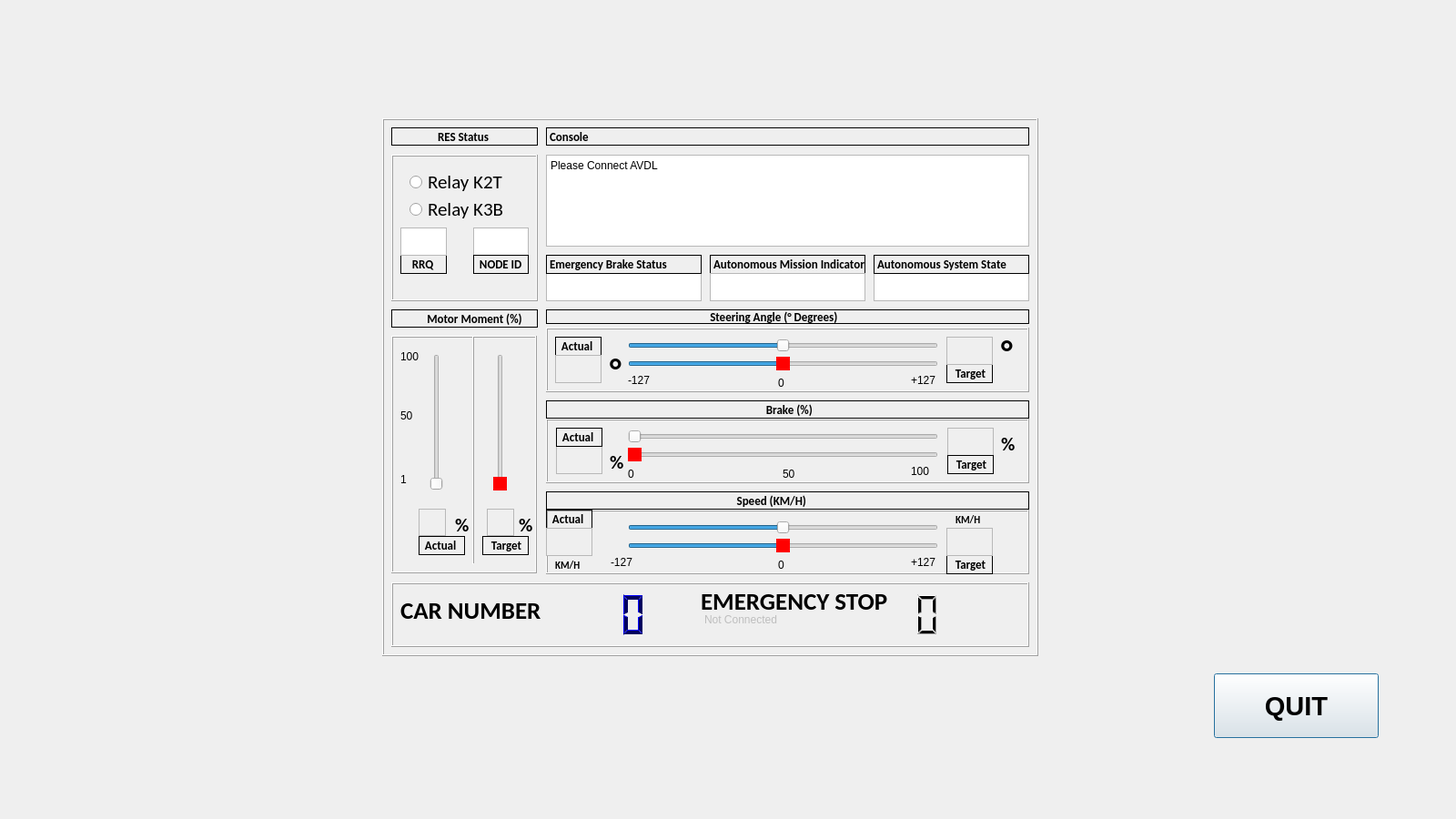
<?xml version="1.0" encoding="UTF-8"?>
<ui version="4.0">
 <class>Dialog</class>
 <widget class="QDialog" name="Dialog">
  <property name="geometry">
   <rect>
    <x>0</x>
    <y>0</y>
    <width>1600</width>
    <height>900</height>
   </rect>
  </property>
  <property name="windowTitle">
   <string>Dialog</string>
  </property>
  <widget class="QLabel" name="MMA_Heading">
   <property name="geometry">
    <rect>
     <x>430</x>
     <y>340</y>
     <width>161</width>
     <height>20</height>
    </rect>
   </property>
   <property name="font">
    <font>
     <family>Calibri</family>
     <pointsize>10</pointsize>
     <bold>true</bold>
    </font>
   </property>
   <property name="frameShape">
    <enum>QFrame::Shape::Panel</enum>
   </property>
   <property name="text">
    <string>            Motor Moment (%)</string>
   </property>
  </widget>
  <widget class="QFrame" name="MMA_Frame">
   <property name="geometry">
    <rect>
     <x>430</x>
     <y>369</y>
     <width>160</width>
     <height>261</height>
    </rect>
   </property>
   <property name="frameShape">
    <enum>QFrame::Shape::Box</enum>
   </property>
   <property name="frameShadow">
    <enum>QFrame::Shadow::Raised</enum>
   </property>
   <widget class="QFrame" name="MMA_Frame_2">
    <property name="geometry">
     <rect>
      <x>80</x>
      <y>0</y>
      <width>21</width>
      <height>251</height>
     </rect>
    </property>
    <property name="frameShape">
     <enum>QFrame::Shape::VLine</enum>
    </property>
    <property name="frameShadow">
     <enum>QFrame::Shadow::Raised</enum>
    </property>
   </widget>
   <widget class="QPlainTextEdit" name="MMA_Text_Target">
    <property name="enabled">
     <bool>false</bool>
    </property>
    <property name="geometry">
     <rect>
      <x>105</x>
      <y>190</y>
      <width>30</width>
      <height>30</height>
     </rect>
    </property>
   </widget>
   <widget class="QLabel" name="MMA_Percent1">
    <property name="geometry">
     <rect>
      <x>140</x>
      <y>200</y>
      <width>20</width>
      <height>15</height>
     </rect>
    </property>
    <property name="font">
     <font>
      <family>Calibri</family>
      <pointsize>16</pointsize>
      <bold>true</bold>
     </font>
    </property>
    <property name="text">
     <string>%</string>
    </property>
   </widget>
   <widget class="QLabel" name="MMA_100">
    <property name="geometry">
     <rect>
      <x>10</x>
      <y>15</y>
      <width>20</width>
      <height>15</height>
     </rect>
    </property>
    <property name="text">
     <string>100</string>
    </property>
   </widget>
   <widget class="QLabel" name="MMA_50">
    <property name="geometry">
     <rect>
      <x>10</x>
      <y>80</y>
      <width>20</width>
      <height>15</height>
     </rect>
    </property>
    <property name="text">
     <string>50</string>
    </property>
   </widget>
   <widget class="QSlider" name="MMA_Slider_Actual">
    <property name="enabled">
     <bool>true</bool>
    </property>
    <property name="geometry">
     <rect>
      <x>40</x>
      <y>20</y>
      <width>20</width>
      <height>150</height>
     </rect>
    </property>
    <property name="maximum">
     <number>100</number>
    </property>
    <property name="pageStep">
     <number>1</number>
    </property>
    <property name="orientation">
     <enum>Qt::Orientation::Vertical</enum>
    </property>
   </widget>
   <widget class="QSlider" name="MMA_Slider_Target">
    <property name="geometry">
     <rect>
      <x>110</x>
      <y>20</y>
      <width>20</width>
      <height>150</height>
     </rect>
    </property>
    <property name="styleSheet">
     <string notr="true">QSlider::handle:vertical {background-color: red;}</string>
    </property>
    <property name="orientation">
     <enum>Qt::Orientation::Vertical</enum>
    </property>
   </widget>
   <widget class="QPlainTextEdit" name="MMA_Text_Actual">
    <property name="enabled">
     <bool>false</bool>
    </property>
    <property name="geometry">
     <rect>
      <x>30</x>
      <y>190</y>
      <width>30</width>
      <height>30</height>
     </rect>
    </property>
    <property name="plainText">
     <string/>
    </property>
   </widget>
   <widget class="QLabel" name="label_20">
    <property name="geometry">
     <rect>
      <x>10</x>
      <y>150</y>
      <width>20</width>
      <height>15</height>
     </rect>
    </property>
    <property name="text">
     <string>1</string>
    </property>
   </widget>
   <widget class="QLabel" name="MMA_Percent2">
    <property name="geometry">
     <rect>
      <x>70</x>
      <y>200</y>
      <width>20</width>
      <height>15</height>
     </rect>
    </property>
    <property name="font">
     <font>
      <family>Calibri</family>
      <pointsize>16</pointsize>
      <bold>true</bold>
     </font>
    </property>
    <property name="text">
     <string>%</string>
    </property>
   </widget>
   <widget class="QLabel" name="MMA_Heading_6">
    <property name="geometry">
     <rect>
      <x>30</x>
      <y>220</y>
      <width>51</width>
      <height>21</height>
     </rect>
    </property>
    <property name="font">
     <font>
      <family>Calibri</family>
      <pointsize>10</pointsize>
      <bold>true</bold>
     </font>
    </property>
    <property name="frameShape">
     <enum>QFrame::Shape::Panel</enum>
    </property>
    <property name="text">
     <string> Actual</string>
    </property>
   </widget>
   <widget class="QLabel" name="MMA_Heading_7">
    <property name="geometry">
     <rect>
      <x>100</x>
      <y>220</y>
      <width>51</width>
      <height>21</height>
     </rect>
    </property>
    <property name="font">
     <font>
      <family>Calibri</family>
      <pointsize>10</pointsize>
      <bold>true</bold>
     </font>
    </property>
    <property name="frameShape">
     <enum>QFrame::Shape::Panel</enum>
    </property>
    <property name="text">
     <string>  Target</string>
    </property>
   </widget>
  </widget>
  <widget class="QFrame" name="frame">
   <property name="geometry">
    <rect>
     <x>600</x>
     <y>560</y>
     <width>531</width>
     <height>71</height>
    </rect>
   </property>
   <property name="frameShape">
    <enum>QFrame::Shape::Box</enum>
   </property>
   <property name="frameShadow">
    <enum>QFrame::Shadow::Raised</enum>
   </property>
   <widget class="QSlider" name="ST_Slider">
    <property name="geometry">
     <rect>
      <x>90</x>
      <y>30</y>
      <width>341</width>
      <height>20</height>
     </rect>
    </property>
    <property name="styleSheet">
     <string notr="true">QSlider::handle:horizontal {background-color: red;}</string>
    </property>
    <property name="minimum">
     <number>-127</number>
    </property>
    <property name="maximum">
     <number>127</number>
    </property>
    <property name="orientation">
     <enum>Qt::Orientation::Horizontal</enum>
    </property>
   </widget>
   <widget class="QSlider" name="SA_Slider">
    <property name="geometry">
     <rect>
      <x>90</x>
      <y>10</y>
      <width>341</width>
      <height>20</height>
     </rect>
    </property>
    <property name="minimum">
     <number>-127</number>
    </property>
    <property name="maximum">
     <number>127</number>
    </property>
    <property name="value">
     <number>0</number>
    </property>
    <property name="orientation">
     <enum>Qt::Orientation::Horizontal</enum>
    </property>
   </widget>
   <widget class="QLabel" name="MMA_51">
    <property name="geometry">
     <rect>
      <x>255</x>
      <y>50</y>
      <width>21</width>
      <height>21</height>
     </rect>
    </property>
    <property name="text">
     <string>0</string>
    </property>
   </widget>
   <widget class="QLabel" name="MMA_52">
    <property name="geometry">
     <rect>
      <x>71</x>
      <y>50</y>
      <width>31</width>
      <height>16</height>
     </rect>
    </property>
    <property name="text">
     <string>-127</string>
    </property>
   </widget>
   <widget class="QLabel" name="MMA_53">
    <property name="geometry">
     <rect>
      <x>401</x>
      <y>50</y>
      <width>31</width>
      <height>16</height>
     </rect>
    </property>
    <property name="text">
     <string>+127</string>
    </property>
   </widget>
   <widget class="QLabel" name="label_50">
    <property name="geometry">
     <rect>
      <x>450</x>
      <y>0</y>
      <width>91</width>
      <height>21</height>
     </rect>
    </property>
    <property name="font">
     <font>
      <family>Calibri</family>
      <pointsize>8</pointsize>
      <bold>true</bold>
     </font>
    </property>
    <property name="text">
     <string>KM/H</string>
    </property>
   </widget>
   <widget class="QLabel" name="MMA_Heading_10">
    <property name="geometry">
     <rect>
      <x>440</x>
      <y>50</y>
      <width>51</width>
      <height>21</height>
     </rect>
    </property>
    <property name="font">
     <font>
      <family>Calibri</family>
      <pointsize>10</pointsize>
      <bold>true</bold>
     </font>
    </property>
    <property name="frameShape">
     <enum>QFrame::Shape::Panel</enum>
    </property>
    <property name="text">
     <string>  Target</string>
    </property>
   </widget>
   <widget class="QPlainTextEdit" name="ST_Text_Actual">
    <property name="enabled">
     <bool>false</bool>
    </property>
    <property name="geometry">
     <rect>
      <x>440</x>
      <y>20</y>
      <width>51</width>
      <height>31</height>
     </rect>
    </property>
   </widget>
   <widget class="QLabel" name="MMA_Heading_11">
    <property name="geometry">
     <rect>
      <x>0</x>
      <y>0</y>
      <width>51</width>
      <height>21</height>
     </rect>
    </property>
    <property name="font">
     <font>
      <family>Calibri</family>
      <pointsize>10</pointsize>
      <bold>true</bold>
     </font>
    </property>
    <property name="frameShape">
     <enum>QFrame::Shape::Panel</enum>
    </property>
    <property name="text">
     <string> Actual</string>
    </property>
   </widget>
   <widget class="QLabel" name="label_51">
    <property name="geometry">
     <rect>
      <x>10</x>
      <y>50</y>
      <width>91</width>
      <height>21</height>
     </rect>
    </property>
    <property name="font">
     <font>
      <family>Calibri</family>
      <pointsize>8</pointsize>
      <bold>true</bold>
     </font>
    </property>
    <property name="text">
     <string>KM/H</string>
    </property>
   </widget>
   <widget class="QPlainTextEdit" name="SA_Text_Actual">
    <property name="enabled">
     <bool>false</bool>
    </property>
    <property name="geometry">
     <rect>
      <x>0</x>
      <y>20</y>
      <width>51</width>
      <height>31</height>
     </rect>
    </property>
   </widget>
  </widget>
  <widget class="QLabel" name="MT_Heading_2">
   <property name="geometry">
    <rect>
     <x>600</x>
     <y>540</y>
     <width>531</width>
     <height>20</height>
    </rect>
   </property>
   <property name="font">
    <font>
     <family>Calibri</family>
     <pointsize>10</pointsize>
     <bold>true</bold>
    </font>
   </property>
   <property name="frameShape">
    <enum>QFrame::Shape::Panel</enum>
   </property>
   <property name="text">
    <string>                                                                      Speed (KM/H)</string>
   </property>
  </widget>
  <widget class="QFrame" name="frame_2">
   <property name="geometry">
    <rect>
     <x>430</x>
     <y>640</y>
     <width>701</width>
     <height>71</height>
    </rect>
   </property>
   <property name="frameShape">
    <enum>QFrame::Shape::Box</enum>
   </property>
   <property name="frameShadow">
    <enum>QFrame::Shadow::Raised</enum>
   </property>
   <widget class="QLCDNumber" name="CarNumber_lcdNumber">
    <property name="geometry">
     <rect>
      <x>90</x>
      <y>10</y>
      <width>201</width>
      <height>51</height>
     </rect>
    </property>
    <property name="palette">
     <palette>
      <active>
       <colorrole role="WindowText">
        <brush brushstyle="SolidPattern">
         <color alpha="255">
          <red>0</red>
          <green>0</green>
          <blue>94</blue>
         </color>
        </brush>
       </colorrole>
       <colorrole role="Light">
        <brush brushstyle="SolidPattern">
         <color alpha="255">
          <red>0</red>
          <green>0</green>
          <blue>255</blue>
         </color>
        </brush>
       </colorrole>
       <colorrole role="Dark">
        <brush brushstyle="SolidPattern">
         <color alpha="255">
          <red>0</red>
          <green>0</green>
          <blue>94</blue>
         </color>
        </brush>
       </colorrole>
       <colorrole role="Text">
        <brush brushstyle="SolidPattern">
         <color alpha="255">
          <red>60</red>
          <green>60</green>
          <blue>60</blue>
         </color>
        </brush>
       </colorrole>
       <colorrole role="ButtonText">
        <brush brushstyle="SolidPattern">
         <color alpha="255">
          <red>76</red>
          <green>76</green>
          <blue>76</blue>
         </color>
        </brush>
       </colorrole>
      </active>
      <inactive>
       <colorrole role="WindowText">
        <brush brushstyle="SolidPattern">
         <color alpha="255">
          <red>0</red>
          <green>0</green>
          <blue>94</blue>
         </color>
        </brush>
       </colorrole>
       <colorrole role="Light">
        <brush brushstyle="SolidPattern">
         <color alpha="255">
          <red>0</red>
          <green>0</green>
          <blue>255</blue>
         </color>
        </brush>
       </colorrole>
       <colorrole role="Dark">
        <brush brushstyle="SolidPattern">
         <color alpha="255">
          <red>0</red>
          <green>0</green>
          <blue>94</blue>
         </color>
        </brush>
       </colorrole>
       <colorrole role="Text">
        <brush brushstyle="SolidPattern">
         <color alpha="255">
          <red>60</red>
          <green>60</green>
          <blue>60</blue>
         </color>
        </brush>
       </colorrole>
       <colorrole role="ButtonText">
        <brush brushstyle="SolidPattern">
         <color alpha="255">
          <red>76</red>
          <green>76</green>
          <blue>76</blue>
         </color>
        </brush>
       </colorrole>
      </inactive>
      <disabled>
       <colorrole role="WindowText">
        <brush brushstyle="SolidPattern">
         <color alpha="255">
          <red>0</red>
          <green>0</green>
          <blue>94</blue>
         </color>
        </brush>
       </colorrole>
       <colorrole role="Light">
        <brush brushstyle="SolidPattern">
         <color alpha="255">
          <red>0</red>
          <green>0</green>
          <blue>255</blue>
         </color>
        </brush>
       </colorrole>
       <colorrole role="Dark">
        <brush brushstyle="SolidPattern">
         <color alpha="255">
          <red>0</red>
          <green>0</green>
          <blue>94</blue>
         </color>
        </brush>
       </colorrole>
       <colorrole role="Text">
        <brush brushstyle="SolidPattern">
         <color alpha="255">
          <red>0</red>
          <green>0</green>
          <blue>94</blue>
         </color>
        </brush>
       </colorrole>
       <colorrole role="ButtonText">
        <brush brushstyle="SolidPattern">
         <color alpha="255">
          <red>0</red>
          <green>0</green>
          <blue>94</blue>
         </color>
        </brush>
       </colorrole>
      </disabled>
     </palette>
    </property>
    <property name="font">
     <font>
      <family>Calibri</family>
      <pointsize>10</pointsize>
      <bold>true</bold>
     </font>
    </property>
    <property name="frameShape">
     <enum>QFrame::Shape::NoFrame</enum>
    </property>
    <property name="digitCount">
     <number>7</number>
    </property>
   </widget>
   <widget class="QLabel" name="label_2">
    <property name="geometry">
     <rect>
      <x>10</x>
      <y>10</y>
      <width>161</width>
      <height>41</height>
     </rect>
    </property>
    <property name="font">
     <font>
      <family>Calibri</family>
      <pointsize>20</pointsize>
      <bold>true</bold>
     </font>
    </property>
    <property name="text">
     <string>CAR NUMBER</string>
    </property>
   </widget>
   <widget class="QLabel" name="label_3">
    <property name="geometry">
     <rect>
      <x>340</x>
      <y>0</y>
      <width>221</width>
      <height>41</height>
     </rect>
    </property>
    <property name="font">
     <font>
      <family>Calibri</family>
      <pointsize>20</pointsize>
      <bold>true</bold>
     </font>
    </property>
    <property name="text">
     <string>EMERGENCY STOP</string>
    </property>
   </widget>
   <widget class="QLabel" name="RES_ESTOP_RED">
    <property name="geometry">
     <rect>
      <x>630</x>
      <y>10</y>
      <width>51</width>
      <height>51</height>
     </rect>
    </property>
    <property name="text">
     <string/>
    </property>
    <property name="pixmap">
     <pixmap>emergency-stop-red.png</pixmap>
    </property>
    <property name="scaledContents">
     <bool>true</bool>
    </property>
   </widget>
   <widget class="QLCDNumber" name="RES_lcdNumber">
    <property name="geometry">
     <rect>
      <x>453</x>
      <y>10</y>
      <width>171</width>
      <height>51</height>
     </rect>
    </property>
    <property name="font">
     <font>
      <family>Calibri</family>
      <pointsize>10</pointsize>
      <bold>true</bold>
     </font>
    </property>
    <property name="frameShape">
     <enum>QFrame::Shape::NoFrame</enum>
    </property>
    <property name="frameShadow">
     <enum>QFrame::Shadow::Plain</enum>
    </property>
   </widget>
   <widget class="QPlainTextEdit" name="Estop_Text">
    <property name="enabled">
     <bool>false</bool>
    </property>
    <property name="geometry">
     <rect>
      <x>340</x>
      <y>30</y>
      <width>201</width>
      <height>31</height>
     </rect>
    </property>
    <property name="frameShape">
     <enum>QFrame::Shape::NoFrame</enum>
    </property>
    <property name="plainText">
     <string>Not Connected</string>
    </property>
   </widget>
  </widget>
  <widget class="QFrame" name="frame_3">
   <property name="geometry">
    <rect>
     <x>430</x>
     <y>170</y>
     <width>161</width>
     <height>161</height>
    </rect>
   </property>
   <property name="frameShape">
    <enum>QFrame::Shape::Box</enum>
   </property>
   <property name="frameShadow">
    <enum>QFrame::Shadow::Raised</enum>
   </property>
   <widget class="QRadioButton" name="radioButton">
    <property name="geometry">
     <rect>
      <x>20</x>
      <y>20</y>
      <width>131</width>
      <height>20</height>
     </rect>
    </property>
    <property name="font">
     <font>
      <family>Calibri</family>
      <pointsize>16</pointsize>
     </font>
    </property>
    <property name="text">
     <string>Relay K2T</string>
    </property>
   </widget>
   <widget class="QPlainTextEdit" name="plainTextEdit_14">
    <property name="geometry">
     <rect>
      <x>90</x>
      <y>80</y>
      <width>61</width>
      <height>31</height>
     </rect>
    </property>
   </widget>
   <widget class="QLabel" name="MMA_Heading_3">
    <property name="geometry">
     <rect>
      <x>90</x>
      <y>110</y>
      <width>61</width>
      <height>21</height>
     </rect>
    </property>
    <property name="font">
     <font>
      <family>Calibri</family>
      <pointsize>10</pointsize>
      <bold>true</bold>
     </font>
    </property>
    <property name="frameShape">
     <enum>QFrame::Shape::Panel</enum>
    </property>
    <property name="text">
     <string> NODE ID</string>
    </property>
   </widget>
   <widget class="QLabel" name="MMA_Heading_2">
    <property name="geometry">
     <rect>
      <x>10</x>
      <y>110</y>
      <width>51</width>
      <height>21</height>
     </rect>
    </property>
    <property name="font">
     <font>
      <family>Calibri</family>
      <pointsize>10</pointsize>
      <bold>true</bold>
     </font>
    </property>
    <property name="frameShape">
     <enum>QFrame::Shape::Panel</enum>
    </property>
    <property name="text">
     <string>   RRQ</string>
    </property>
   </widget>
   <widget class="QRadioButton" name="radioButton_2">
    <property name="geometry">
     <rect>
      <x>20</x>
      <y>50</y>
      <width>131</width>
      <height>20</height>
     </rect>
    </property>
    <property name="font">
     <font>
      <family>Calibri</family>
      <pointsize>16</pointsize>
     </font>
    </property>
    <property name="text">
     <string>Relay K3B</string>
    </property>
   </widget>
   <widget class="QPlainTextEdit" name="plainTextEdit_13">
    <property name="geometry">
     <rect>
      <x>10</x>
      <y>80</y>
      <width>51</width>
      <height>31</height>
     </rect>
    </property>
   </widget>
  </widget>
  <widget class="QLabel" name="MT_Heading_3">
   <property name="geometry">
    <rect>
     <x>600</x>
     <y>440</y>
     <width>531</width>
     <height>20</height>
    </rect>
   </property>
   <property name="font">
    <font>
     <family>Calibri</family>
     <pointsize>10</pointsize>
     <bold>true</bold>
    </font>
   </property>
   <property name="frameShape">
    <enum>QFrame::Shape::Panel</enum>
   </property>
   <property name="text">
    <string>                                                                                 Brake (%)</string>
   </property>
  </widget>
  <widget class="QFrame" name="frame_4">
   <property name="geometry">
    <rect>
     <x>600</x>
     <y>460</y>
     <width>531</width>
     <height>71</height>
    </rect>
   </property>
   <property name="frameShape">
    <enum>QFrame::Shape::Box</enum>
   </property>
   <property name="frameShadow">
    <enum>QFrame::Shadow::Raised</enum>
   </property>
   <widget class="QSlider" name="BRT_Slider">
    <property name="geometry">
     <rect>
      <x>90</x>
      <y>30</y>
      <width>341</width>
      <height>20</height>
     </rect>
    </property>
    <property name="styleSheet">
     <string notr="true">QSlider::handle:horizontal {background-color: red;}</string>
    </property>
    <property name="minimum">
     <number>0</number>
    </property>
    <property name="maximum">
     <number>100</number>
    </property>
    <property name="orientation">
     <enum>Qt::Orientation::Horizontal</enum>
    </property>
   </widget>
   <widget class="QPlainTextEdit" name="BRA_Text_Actual">
    <property name="enabled">
     <bool>false</bool>
    </property>
    <property name="geometry">
     <rect>
      <x>11</x>
      <y>30</y>
      <width>51</width>
      <height>31</height>
     </rect>
    </property>
   </widget>
   <widget class="QSlider" name="BRA_Slider">
    <property name="geometry">
     <rect>
      <x>90</x>
      <y>10</y>
      <width>341</width>
      <height>20</height>
     </rect>
    </property>
    <property name="minimum">
     <number>0</number>
    </property>
    <property name="maximum">
     <number>100</number>
    </property>
    <property name="value">
     <number>0</number>
    </property>
    <property name="orientation">
     <enum>Qt::Orientation::Horizontal</enum>
    </property>
   </widget>
   <widget class="QPlainTextEdit" name="BRT_Text_Actual">
    <property name="enabled">
     <bool>false</bool>
    </property>
    <property name="geometry">
     <rect>
      <x>441</x>
      <y>10</y>
      <width>51</width>
      <height>31</height>
     </rect>
    </property>
    <property name="plainText">
     <string/>
    </property>
   </widget>
   <widget class="QLabel" name="MMA_54">
    <property name="geometry">
     <rect>
      <x>90</x>
      <y>50</y>
      <width>21</width>
      <height>21</height>
     </rect>
    </property>
    <property name="text">
     <string>0</string>
    </property>
   </widget>
   <widget class="QLabel" name="MMA_56">
    <property name="geometry">
     <rect>
      <x>401</x>
      <y>50</y>
      <width>31</width>
      <height>16</height>
     </rect>
    </property>
    <property name="text">
     <string>100</string>
    </property>
   </widget>
   <widget class="QLabel" name="MMA_Heading_8">
    <property name="geometry">
     <rect>
      <x>441</x>
      <y>40</y>
      <width>51</width>
      <height>21</height>
     </rect>
    </property>
    <property name="font">
     <font>
      <family>Calibri</family>
      <pointsize>10</pointsize>
      <bold>true</bold>
     </font>
    </property>
    <property name="frameShape">
     <enum>QFrame::Shape::Panel</enum>
    </property>
    <property name="text">
     <string>  Target</string>
    </property>
   </widget>
   <widget class="QLabel" name="MMA_Heading_9">
    <property name="geometry">
     <rect>
      <x>11</x>
      <y>10</y>
      <width>51</width>
      <height>21</height>
     </rect>
    </property>
    <property name="font">
     <font>
      <family>Calibri</family>
      <pointsize>10</pointsize>
      <bold>true</bold>
     </font>
    </property>
    <property name="frameShape">
     <enum>QFrame::Shape::Panel</enum>
    </property>
    <property name="text">
     <string> Actual</string>
    </property>
   </widget>
   <widget class="QLabel" name="MMA_Percent1_2">
    <property name="geometry">
     <rect>
      <x>500</x>
      <y>20</y>
      <width>20</width>
      <height>15</height>
     </rect>
    </property>
    <property name="font">
     <font>
      <family>Calibri</family>
      <pointsize>16</pointsize>
      <bold>true</bold>
     </font>
    </property>
    <property name="text">
     <string>%</string>
    </property>
   </widget>
   <widget class="QLabel" name="MMA_Percent1_3">
    <property name="geometry">
     <rect>
      <x>70</x>
      <y>40</y>
      <width>20</width>
      <height>15</height>
     </rect>
    </property>
    <property name="font">
     <font>
      <family>Calibri</family>
      <pointsize>16</pointsize>
      <bold>true</bold>
     </font>
    </property>
    <property name="text">
     <string>%</string>
    </property>
   </widget>
   <widget class="QLabel" name="MMA_60">
    <property name="geometry">
     <rect>
      <x>260</x>
      <y>50</y>
      <width>21</width>
      <height>21</height>
     </rect>
    </property>
    <property name="text">
     <string>50</string>
    </property>
   </widget>
  </widget>
  <widget class="QLabel" name="MT_Heading_4">
   <property name="geometry">
    <rect>
     <x>600</x>
     <y>340</y>
     <width>531</width>
     <height>16</height>
    </rect>
   </property>
   <property name="font">
    <font>
     <family>Calibri</family>
     <pointsize>10</pointsize>
     <bold>true</bold>
    </font>
   </property>
   <property name="frameShape">
    <enum>QFrame::Shape::Panel</enum>
   </property>
   <property name="text">
    <string>                                                            Steering Angle (° Degrees)
</string>
   </property>
  </widget>
  <widget class="QFrame" name="frame_5">
   <property name="geometry">
    <rect>
     <x>600</x>
     <y>360</y>
     <width>531</width>
     <height>71</height>
    </rect>
   </property>
   <property name="frameShape">
    <enum>QFrame::Shape::Box</enum>
   </property>
   <property name="frameShadow">
    <enum>QFrame::Shadow::Raised</enum>
   </property>
   <widget class="QSlider" name="STT_Slider">
    <property name="geometry">
     <rect>
      <x>90</x>
      <y>30</y>
      <width>341</width>
      <height>20</height>
     </rect>
    </property>
    <property name="styleSheet">
     <string notr="true">QSlider::handle:horizontal {background-color: red;}</string>
    </property>
    <property name="minimum">
     <number>-127</number>
    </property>
    <property name="maximum">
     <number>127</number>
    </property>
    <property name="orientation">
     <enum>Qt::Orientation::Horizontal</enum>
    </property>
   </widget>
   <widget class="QSlider" name="STA_Slider">
    <property name="geometry">
     <rect>
      <x>90</x>
      <y>10</y>
      <width>341</width>
      <height>20</height>
     </rect>
    </property>
    <property name="minimum">
     <number>-127</number>
    </property>
    <property name="maximum">
     <number>127</number>
    </property>
    <property name="value">
     <number>0</number>
    </property>
    <property name="orientation">
     <enum>Qt::Orientation::Horizontal</enum>
    </property>
   </widget>
   <widget class="QLabel" name="MMA_57">
    <property name="geometry">
     <rect>
      <x>255</x>
      <y>50</y>
      <width>21</width>
      <height>21</height>
     </rect>
    </property>
    <property name="text">
     <string>0</string>
    </property>
   </widget>
   <widget class="QLabel" name="MMA_58">
    <property name="geometry">
     <rect>
      <x>90</x>
      <y>50</y>
      <width>31</width>
      <height>16</height>
     </rect>
    </property>
    <property name="text">
     <string>-127</string>
    </property>
   </widget>
   <widget class="QLabel" name="MMA_59">
    <property name="geometry">
     <rect>
      <x>401</x>
      <y>50</y>
      <width>31</width>
      <height>16</height>
     </rect>
    </property>
    <property name="text">
     <string>+127</string>
    </property>
   </widget>
   <widget class="QLabel" name="label_46">
    <property name="geometry">
     <rect>
      <x>500</x>
      <y>10</y>
      <width>21</width>
      <height>31</height>
     </rect>
    </property>
    <property name="font">
     <font>
      <family>Calibri</family>
      <pointsize>28</pointsize>
      <bold>true</bold>
     </font>
    </property>
    <property name="text">
     <string>°</string>
    </property>
   </widget>
   <widget class="QLabel" name="MMA_Heading_4">
    <property name="geometry">
     <rect>
      <x>440</x>
      <y>40</y>
      <width>51</width>
      <height>21</height>
     </rect>
    </property>
    <property name="font">
     <font>
      <family>Calibri</family>
      <pointsize>10</pointsize>
      <bold>true</bold>
     </font>
    </property>
    <property name="frameShape">
     <enum>QFrame::Shape::Panel</enum>
    </property>
    <property name="text">
     <string>  Target</string>
    </property>
   </widget>
   <widget class="QPlainTextEdit" name="STT_Text_Target">
    <property name="enabled">
     <bool>false</bool>
    </property>
    <property name="geometry">
     <rect>
      <x>440</x>
      <y>10</y>
      <width>51</width>
      <height>31</height>
     </rect>
    </property>
   </widget>
   <widget class="QLabel" name="MMA_Heading_5">
    <property name="geometry">
     <rect>
      <x>10</x>
      <y>10</y>
      <width>51</width>
      <height>21</height>
     </rect>
    </property>
    <property name="font">
     <font>
      <family>Calibri</family>
      <pointsize>10</pointsize>
      <bold>true</bold>
     </font>
    </property>
    <property name="frameShape">
     <enum>QFrame::Shape::Panel</enum>
    </property>
    <property name="text">
     <string> Actual</string>
    </property>
   </widget>
   <widget class="QLabel" name="label_45">
    <property name="geometry">
     <rect>
      <x>70</x>
      <y>30</y>
      <width>21</width>
      <height>31</height>
     </rect>
    </property>
    <property name="font">
     <font>
      <family>Calibri</family>
      <pointsize>28</pointsize>
      <bold>true</bold>
     </font>
    </property>
    <property name="text">
     <string>°</string>
    </property>
   </widget>
   <widget class="QPlainTextEdit" name="STA_Text_Actual">
    <property name="enabled">
     <bool>false</bool>
    </property>
    <property name="geometry">
     <rect>
      <x>10</x>
      <y>30</y>
      <width>51</width>
      <height>31</height>
     </rect>
    </property>
   </widget>
  </widget>
  <widget class="QLabel" name="MMA_Heading_13">
   <property name="geometry">
    <rect>
     <x>780</x>
     <y>280</y>
     <width>171</width>
     <height>21</height>
    </rect>
   </property>
   <property name="font">
    <font>
     <family>Calibri</family>
     <pointsize>10</pointsize>
     <bold>true</bold>
    </font>
   </property>
   <property name="frameShape">
    <enum>QFrame::Shape::Panel</enum>
   </property>
   <property name="text">
    <string>Autonomous Mission Indicator</string>
   </property>
  </widget>
  <widget class="QPlainTextEdit" name="AMI_Text">
   <property name="geometry">
    <rect>
     <x>780</x>
     <y>300</y>
     <width>171</width>
     <height>31</height>
    </rect>
   </property>
  </widget>
  <widget class="QPlainTextEdit" name="EBS_Text">
   <property name="geometry">
    <rect>
     <x>600</x>
     <y>300</y>
     <width>171</width>
     <height>31</height>
    </rect>
   </property>
  </widget>
  <widget class="QLabel" name="MMA_Heading_14">
   <property name="geometry">
    <rect>
     <x>600</x>
     <y>280</y>
     <width>171</width>
     <height>21</height>
    </rect>
   </property>
   <property name="font">
    <font>
     <family>Calibri</family>
     <pointsize>10</pointsize>
     <bold>true</bold>
    </font>
   </property>
   <property name="frameShape">
    <enum>QFrame::Shape::Panel</enum>
   </property>
   <property name="text">
    <string>Emergency Brake Status</string>
   </property>
  </widget>
  <widget class="QPlainTextEdit" name="AS_Text">
   <property name="geometry">
    <rect>
     <x>960</x>
     <y>300</y>
     <width>171</width>
     <height>31</height>
    </rect>
   </property>
  </widget>
  <widget class="QLabel" name="MMA_Heading_15">
   <property name="geometry">
    <rect>
     <x>960</x>
     <y>280</y>
     <width>171</width>
     <height>21</height>
    </rect>
   </property>
   <property name="font">
    <font>
     <family>Calibri</family>
     <pointsize>10</pointsize>
     <bold>true</bold>
    </font>
   </property>
   <property name="frameShape">
    <enum>QFrame::Shape::Panel</enum>
   </property>
   <property name="text">
    <string>Autonomous System State</string>
   </property>
  </widget>
  <widget class="QPlainTextEdit" name="Console">
   <property name="geometry">
    <rect>
     <x>600</x>
     <y>170</y>
     <width>531</width>
     <height>101</height>
    </rect>
   </property>
   <property name="plainText">
    <string>Please Connect AVDL</string>
   </property>
  </widget>
  <widget class="QFrame" name="frame_6">
   <property name="geometry">
    <rect>
     <x>420</x>
     <y>130</y>
     <width>721</width>
     <height>591</height>
    </rect>
   </property>
   <property name="autoFillBackground">
    <bool>true</bool>
   </property>
   <property name="frameShape">
    <enum>QFrame::Shape::Box</enum>
   </property>
   <property name="frameShadow">
    <enum>QFrame::Shadow::Raised</enum>
   </property>
   <widget class="QLabel" name="MMA_Heading_16">
    <property name="geometry">
     <rect>
      <x>180</x>
      <y>10</y>
      <width>531</width>
      <height>20</height>
     </rect>
    </property>
    <property name="font">
     <font>
      <family>Calibri</family>
      <pointsize>10</pointsize>
      <bold>true</bold>
     </font>
    </property>
    <property name="frameShape">
     <enum>QFrame::Shape::Panel</enum>
    </property>
    <property name="text">
     <string>Console</string>
    </property>
   </widget>
   <widget class="QLabel" name="MMA_Heading_12">
    <property name="geometry">
     <rect>
      <x>10</x>
      <y>10</y>
      <width>161</width>
      <height>20</height>
     </rect>
    </property>
    <property name="font">
     <font>
      <family>Calibri</family>
      <pointsize>10</pointsize>
      <bold>true</bold>
     </font>
    </property>
    <property name="frameShape">
     <enum>QFrame::Shape::Panel</enum>
    </property>
    <property name="text">
     <string>                RES Status</string>
    </property>
   </widget>
  </widget>
  <widget class="QLabel" name="Background">
   <property name="geometry">
    <rect>
     <x>0</x>
     <y>0</y>
     <width>1600</width>
     <height>900</height>
    </rect>
   </property>
   <property name="text">
    <string/>
   </property>
   <property name="pixmap">
    <pixmap>Background.png</pixmap>
   </property>
   <property name="scaledContents">
    <bool>true</bool>
   </property>
  </widget>
  <widget class="QLabel" name="NUVO_LOGO">
   <property name="geometry">
    <rect>
     <x>1230</x>
     <y>600</y>
     <width>321</width>
     <height>111</height>
    </rect>
   </property>
   <property name="text">
    <string/>
   </property>
   <property name="pixmap">
    <pixmap>Nuvomotorsportlogo.png</pixmap>
   </property>
   <property name="scaledContents">
    <bool>true</bool>
   </property>
  </widget>
  <widget class="QLabel" name="RES_ESTOP_RED_2">
   <property name="geometry">
    <rect>
     <x>1220</x>
     <y>240</y>
     <width>301</width>
     <height>271</height>
    </rect>
   </property>
   <property name="text">
    <string/>
   </property>
   <property name="pixmap">
    <pixmap>emergency-stop-red.png</pixmap>
   </property>
   <property name="scaledContents">
    <bool>true</bool>
   </property>
  </widget>
  <widget class="QPushButton" name="pushButton">
   <property name="geometry">
    <rect>
     <x>1334</x>
     <y>740</y>
     <width>181</width>
     <height>71</height>
    </rect>
   </property>
   <property name="font">
    <font>
     <pointsize>22</pointsize>
     <bold>true</bold>
    </font>
   </property>
   <property name="text">
    <string>QUIT</string>
   </property>
  </widget>
  <zorder>Background</zorder>
  <zorder>frame_6</zorder>
  <zorder>frame_2</zorder>
  <zorder>frame</zorder>
  <zorder>frame_3</zorder>
  <zorder>MMA_Frame</zorder>
  <zorder>MMA_Heading</zorder>
  <zorder>MT_Heading_2</zorder>
  <zorder>MT_Heading_3</zorder>
  <zorder>frame_4</zorder>
  <zorder>MT_Heading_4</zorder>
  <zorder>frame_5</zorder>
  <zorder>MMA_Heading_13</zorder>
  <zorder>AMI_Text</zorder>
  <zorder>EBS_Text</zorder>
  <zorder>MMA_Heading_14</zorder>
  <zorder>AS_Text</zorder>
  <zorder>MMA_Heading_15</zorder>
  <zorder>Console</zorder>
  <zorder>NUVO_LOGO</zorder>
  <zorder>RES_ESTOP_RED_2</zorder>
  <zorder>pushButton</zorder>
 </widget>
 <layoutdefault spacing="6" margin="11"/>
 <resources/>
 <connections/>
</ui>
